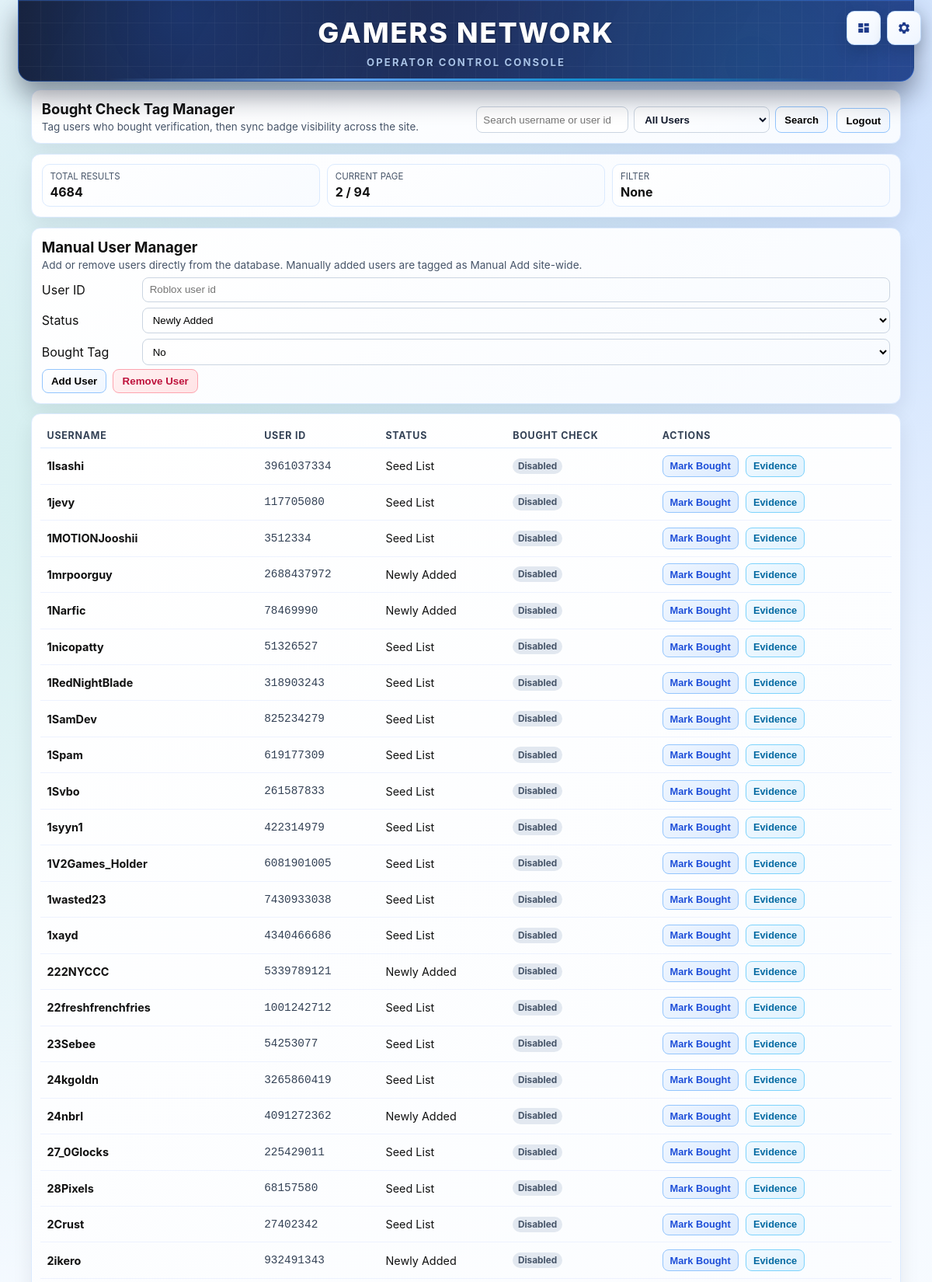
Screenshot of /admin?page=2&query=&bought_filter=all (signed in, upper part) with the database file from the repository.
### tables this page shows
CREATE TABLE users (
    user_id TEXT PRIMARY KEY,
    username TEXT,
    status TEXT
, first_seen_ts INTEGER, bought_tag INTEGER NOT NULL DEFAULT 0, manual_add INTEGER NOT NULL DEFAULT 0);

### app.py (the view, shortened to what this page needs)
@app.route("/admin", methods=["GET", "POST"])
def admin():
    query = request.args.get("query", "").strip().lower()
    bought_filter = request.args.get("bought_filter", "all").strip().lower()
    if bought_filter not in {"all", "blocked", "clean"}:
        bought_filter = "all"
    try:
        page = max(1, int(request.args.get("page", 1)))
    except:
        page = 1
    users = get_all_users()
    rows = sorted(
        users.items(),
        key=lambda x: x[1].get("username", "").lower(),
    )
    if query:
        rows = [
            item
            for item in rows
            if query in str(item[0]).lower() or query in item[1].get("username", "").lower()
        ]
    if bought_filter == "blocked":
        rows = [item for item in rows if bool(item[1].get("bought_tag"))]
    elif bought_filter == "clean":
        rows = [item for item in rows if not bool(item[1].get("bought_tag"))]
    per_page = 50
    total = len(rows)
    total_pages = max(1, math.ceil(total / per_page))
    start = (page - 1) * per_page
    page_items = rows[start:start + per_page]
    return render_template(
        "admin_panel.html",
        users=page_items,
        query=query,
        bought_filter=bought_filter,
        page=page,
        total=total,
        total_pages=total_pages,
        admin_logs=get_admin_logs(120),
    )

### app.py (called while the page is built)
@app.before_request
def _capture_request_start():
    g._request_started_at = time.time()
    g._request_in_bytes = int(request.content_length or 0)

def is_admin_authenticated():
    return bool(session.get("admin_auth"))

### database.py (called while the page is built)
def get_connection():
    if IS_POSTGRES:
        return psycopg2.connect(_pg_dsn())
    parent = os.path.dirname(os.path.abspath(DB_NAME))
    if parent:
        os.makedirs(parent, exist_ok=True)
    return sqlite3.connect(DB_NAME)

def get_all_users():
    conn = get_connection()
    c = conn.cursor()
    c.execute("SELECT user_id, username, status, first_seen_ts, bought_tag, manual_add FROM users")
    rows = c.fetchall()
    conn.close()
    users = {}
    for user_id, username, status, first_seen_ts, bought_tag, manual_add in rows:
        uid = int(user_id) if str(user_id).isdigit() else user_id
        users[uid] = {
            "username": username,
            "source": status,
            "first_seen_ts": int(first_seen_ts),
            "bought_tag": bool(bought_tag),
            "manual_add": bool(manual_add),
        }
    return users

def get_admin_logs(limit=120):
    lim = max(1, min(500, int(limit)))
    conn = get_connection()
    cur = conn.cursor()
    cur.execute(
        f"""
        SELECT id, action, target_uid, detail, created_ts
        FROM admin_logs
        ORDER BY id DESC
        LIMIT {lim}
        """
    )
    rows = cur.fetchall()
    conn.close()
    result = []
    for row in rows:
        result.append(
            {
                "id": int(row[0]),
                "action": row[1] or "",
                "target_uid": row[2] or "",
                "detail": row[3] or "",
                "created_ts": int(row[4] or 0),
            }
        )
    return result

### templates/admin_panel.html (shortened to what this page needs)
<!DOCTYPE html>
<html lang="en">
<head>
<link rel="stylesheet" href="{{ url_for('static', filename='style.css') }}">
</head>
<body class="main-app admin-console">
<header>
    <h1>Gamers Network</h1>
    <p>Operator Control Console</p>
</header>
<a class="admin-corner-btn home-corner-btn" href="{{ url_for('index') }}" title="Index" aria-label="Open Index">
    <svg viewBox="0 0 24 24" width="18" height="18" aria-hidden="true">
        <path d="M3 4h8v7H3V4zm10 0h8v5h-8V4zM3 13h8v7H3v-7zm10-2h8v9h-8v-9z" fill="currentColor"/>
    </svg>
</a>
<button class="admin-corner-btn" id="cornerSettingsBtn" title="Settings" aria-label="Open Settings" type="button">
</button>
<main class="admin-main">
    <section class="panel admin-toolbar">
        <div class="admin-title">
            <h2>Bought Check Tag Manager</h2>
            <p>Tag users who bought verification, then sync badge visibility across the site.</p>
        </div>
        <form method="get" class="admin-search">
            <input type="text" name="query" value="{{ query }}" placeholder="Search username or user id">
            <select name="bought_filter" aria-label="Bought tag filter">
                <option value="all" {% if bought_filter == "all" %}selected{% endif %}>All Users</option>
            </select>
            <button type="submit">Search</button>
        </form>
        <form method="post" action="{{ url_for('admin_logout') }}" class="admin-logout">
            <button type="submit">Logout</button>
        </form>
    </section>
    <section class="panel admin-stats">
        <div class="admin-stat">
            <span>Total Results</span>
            <strong>{{ total }}</strong>
        </div>
        <div class="admin-stat">
            <span>Current Page</span>
            <strong>{{ page }} / {{ total_pages }}</strong>
        </div>
        <div class="admin-stat">
            <span>Filter</span>
            <strong>{{ query if query else "None" }}</strong>
        </div>
    </section>
    <section class="panel admin-manual">
        <div class="admin-evidence-head">
            <h3>Manual User Manager</h3>
            <p>Add or remove users directly from the database. Manually added users are tagged as Manual Add site-wide.</p>
        </div>
        <div class="admin-evidence-form">
            <label>User ID</label>
            <input id="manualUid" type="text" placeholder="Roblox user id">
            <label>Status</label>
            <select id="manualStatus">
                <option value="Newly Added">Newly Added</option>
            </select>
            <label>Bought Tag</label>
            <select id="manualBought">
                <option value="0">No</option>
            </select>
        </div>
        <div class="admin-evidence-actions">
            <button id="manualAddBtn" type="button">Add User</button>
            <button id="manualRemoveBtn" type="button" class="danger">Remove User</button>
        </div>
    </section>
    <section class="panel admin-table-wrap">
        <div class="admin-table-scroll">
            <table class="admin-table">
                <thead>
                    <tr>
                        <th>Username</th>
                        <th>User ID</th>
                        <th>Status</th>
                        <th>Bought Check</th>
                        <th>Actions</th>
                    </tr>
                </thead>
                <tbody>
                    {% for uid, info in users %}
                    <tr data-uid="{{ uid }}">
                        <td class="u-name">{{ info.username }}</td>
                        <td class="u-id">{{ uid }}</td>
                        <td>{{ info.source }}</td>
                        <td class="bought-state">
                            <span class="state-pill {{ 'is-on' if info.bought_tag else 'is-off' }}">
                                {{ "Enabled" if info.bought_tag else "Disabled" }}
                            </span>
                        </td>
                        <td>
                            <button
                                class="toggle-bought-btn {{ 'remove' if info.bought_tag else 'mark' }}"
                                data-uid="{{ uid }}"
                                data-next="{{ 0 if info.bought_tag else 1 }}"
                                type="button">
                                {{ "Remove Tag" if info.bought_tag else "Mark Bought" }}
                            </button>
                            <button class="manage-evidence-btn" data-uid="{{ uid }}" data-username="{{ info.username }}" type="button">Evidence</button>
                        </td>
                    </tr>
                    {% endfor %}
                </tbody>
            </table>
        </div>
    </section>
</main>
</body>
</html>

### rows the page displays
users: username "1Isashi", source "Seed List", bought_tag "Disabled", bought_tag "Mark Bought"
users: username "1jevy", source "Seed List", bought_tag "Disabled", bought_tag "Mark Bought"
users: username "1MOTIONJooshii", source "Seed List", bought_tag "Disabled", bought_tag "Mark Bought"
users: username "1mrpoorguy", source "Newly Added", bought_tag "Disabled", bought_tag "Mark Bought"
users: username "1Narfic", source "Newly Added", bought_tag "Disabled", bought_tag "Mark Bought"
users: username "1nicopatty", source "Seed List", bought_tag "Disabled", bought_tag "Mark Bought"
users: username "1RedNightBlade", source "Seed List", bought_tag "Disabled", bought_tag "Mark Bought"
users: username "1SamDev", source "Seed List", bought_tag "Disabled", bought_tag "Mark Bought"
users: username "1Spam", source "Seed List", bought_tag "Disabled", bought_tag "Mark Bought"
users: username "1Svbo", source "Seed List", bought_tag "Disabled", bought_tag "Mark Bought"
users: username "1syyn1", source "Seed List", bought_tag "Disabled", bought_tag "Mark Bought"
users: username "1V2Games_Holder", source "Seed List", bought_tag "Disabled", bought_tag "Mark Bought"
users: username "1wasted23", source "Seed List", bought_tag "Disabled", bought_tag "Mark Bought"
users: username "1xayd", source "Seed List", bought_tag "Disabled", bought_tag "Mark Bought"
users: username "222NYCCC", source "Newly Added", bought_tag "Disabled", bought_tag "Mark Bought"
users: username "22freshfrenchfries", source "Seed List", bought_tag "Disabled", bought_tag "Mark Bought"
users: username "23Sebee", source "Seed List", bought_tag "Disabled", bought_tag "Mark Bought"
users: username "24kgoldn", source "Seed List", bought_tag "Disabled", bought_tag "Mark Bought"
users: username "24nbrl", source "Newly Added", bought_tag "Disabled", bought_tag "Mark Bought"
users: username "27_0Glocks", source "Seed List", bought_tag "Disabled", bought_tag "Mark Bought"
users: username "28Pixels", source "Seed List", bought_tag "Disabled", bought_tag "Mark Bought"
users: username "2Crust", source "Seed List", bought_tag "Disabled", bought_tag "Mark Bought"
users: username "2ikero", source "Newly Added", bought_tag "Disabled", bought_tag "Mark Bought"

### other values shown
{{ total }} "4684"
{{ page }} "2"
{{ total_pages }} "94"
{{ query if query else "None" }} "None"
{{ uid }} "3961037334" "117705080" "3512334" "2688437972" "78469990" "51326527" "318903243" "825234279" "619177309" "261587833" "422314979" "6081901005" "7430933038" "4340466686" "5339789121" "1001242712" "54253077" "3265860419" "4091272362" "225429011" "68157580" "27402342" "932491343"
